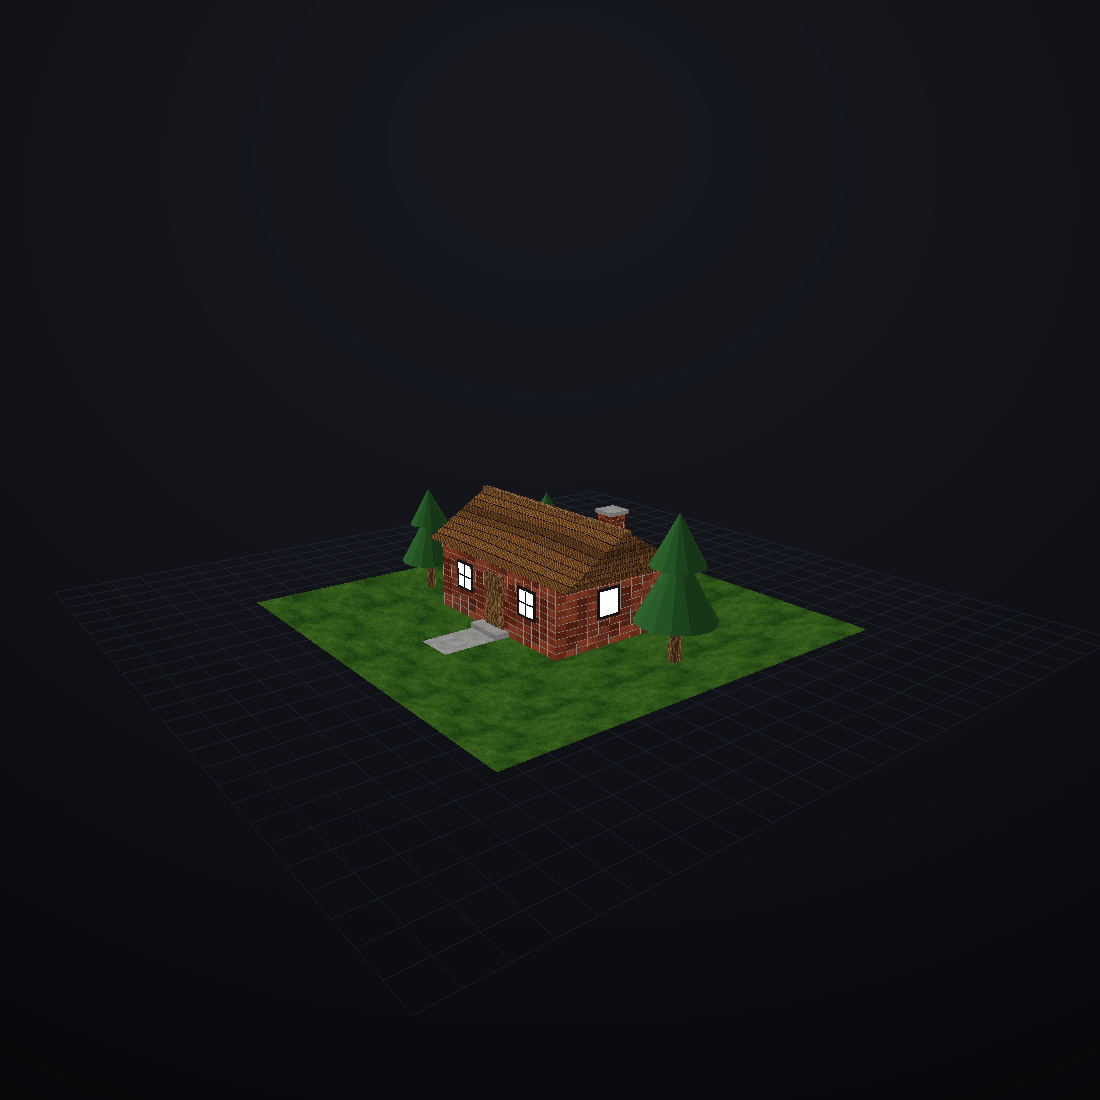

Write the Python code that produced this figure.
"""cottage.glb — brick cottage with a plank gable roof, warm windows, trees.

Run:  python3 examples/cottage.py   (or: aiglb build examples/cottage.py -o cottage.glb)
"""
import aiglb

scene = aiglb.Scene("cottage")

# ---- ground & walkway ------------------------------------------------------
scene.add("ground", aiglb.plane(15, 15, uv_scale=0.3), "grass", position=(0, -0.01, 0))
scene.add("walkway", aiglb.plane(1.4, 2.6, uv_scale=0.8), "concrete", position=(0, 0.0, 3.4))

# ---- walls: rectangular footprint, brick -----------------------------------
footprint = [(-3.2, -2.3), (3.2, -2.3), (3.2, 2.3), (-3.2, 2.3)]
scene.add("walls", aiglb.extrude(footprint, 2.35, uv_scale=0.55), "brick")

# ---- gable roof: two wedges mirrored across the ridge (z = 0) --------------
orth = 2.45          # horizontal reach of each slope (overhang beyond walls)
roof_h = 1.5
half = aiglb.wedge(7.6, roof_h, orth)   # vertical face at z = -orth/2 ... see docs
scene.add("roof_front", half, "dark_wood",
          position=(0, 2.35, orth / 2))                       # slope faces +Z
scene.add("roof_back", half, "dark_wood",
          position=(0, 2.35, -orth / 2), rotation=(0, 180, 0))  # slope faces -Z
# ridge beam
scene.add("ridge", aiglb.box(7.7, 0.09, 0.22), "walnut", position=(0, 2.35 + roof_h - 0.02, 0))

# ---- chimney (pokes through the back slope) ---------------------------------
scene.add("chimney", aiglb.box(0.62, 1.6, 0.62), "brick", position=(1.9, 3.1, -1.05))
scene.add("chimney_cap", aiglb.box(0.78, 0.12, 0.78), "concrete", position=(1.9, 3.94, -1.05))

# ---- door + step -------------------------------------------------------------
scene.add("door", aiglb.box(1.0, 2.0, 0.1), "oak", position=(0, 1.0, 2.33))
scene.add("door_knob", aiglb.sphere(0.045, 12, 8), "gold", position=(0.36, 1.0, 2.39))
scene.add("step", aiglb.box(1.5, 0.18, 0.5), "concrete", position=(0, 0.09, 2.55))

# ---- windows (warm emissive panes + dark frames) ------------------------------
def add_window(name, x, y, z, rot_y=0.0):
    scene.add(f"{name}_frame", aiglb.box(0.92, 1.0, 0.06), "black_metal",
              position=(x, y, z), rotation=(0, rot_y, 0))
    scene.add(f"{name}_pane", aiglb.box(0.74, 0.82, 0.075), "lamp_warm",
              position=(x, y, z), rotation=(0, rot_y, 0))
    # mullions
    scene.add(f"{name}_bar_v", aiglb.box(0.05, 0.82, 0.085), "black_metal",
              position=(x, y, z), rotation=(0, rot_y, 0))
    scene.add(f"{name}_bar_h", aiglb.box(0.74, 0.05, 0.085), "black_metal",
              position=(x, y, z), rotation=(0, rot_y, 0))

add_window("win_fl", -1.75, 1.45, 2.31)
add_window("win_fr", 1.75, 1.45, 2.31)
add_window("win_bl", -1.75, 1.45, -2.31)
add_window("win_br", 1.75, 1.45, -2.31)
# side windows on ±X walls
for sx, side in ((1, "r"), (-1, "l")):
    scene.add(f"win_{side}_frame", aiglb.box(0.06, 1.0, 0.92), "black_metal", position=(3.21 * sx, 1.45, 0.2))
    scene.add(f"win_{side}_pane", aiglb.box(0.075, 0.82, 0.74), "lamp_warm", position=(3.21 * sx, 1.45, 0.2))

# ---- trees flanking the house --------------------------------------------------
for i, (tx, tz, s) in enumerate([(-5.2, 1.6, 1.0), (5.4, -0.6, 1.25), (-4.6, -3.4, 0.8)]):
    scene.add(f"trunk_{i}", aiglb.cylinder(0.16 * s, 1.1 * s, 10), "bark", position=(tx, 0.55 * s, tz))
    scene.add(f"leaves_low_{i}", aiglb.cone(1.05 * s, 1.9 * s, 14), "leaf_green", position=(tx, 2.0 * s, tz))
    scene.add(f"leaves_top_{i}", aiglb.cone(0.7 * s, 1.3 * s, 14), "leaf_green", position=(tx, 3.1 * s, tz))

scene.save()
